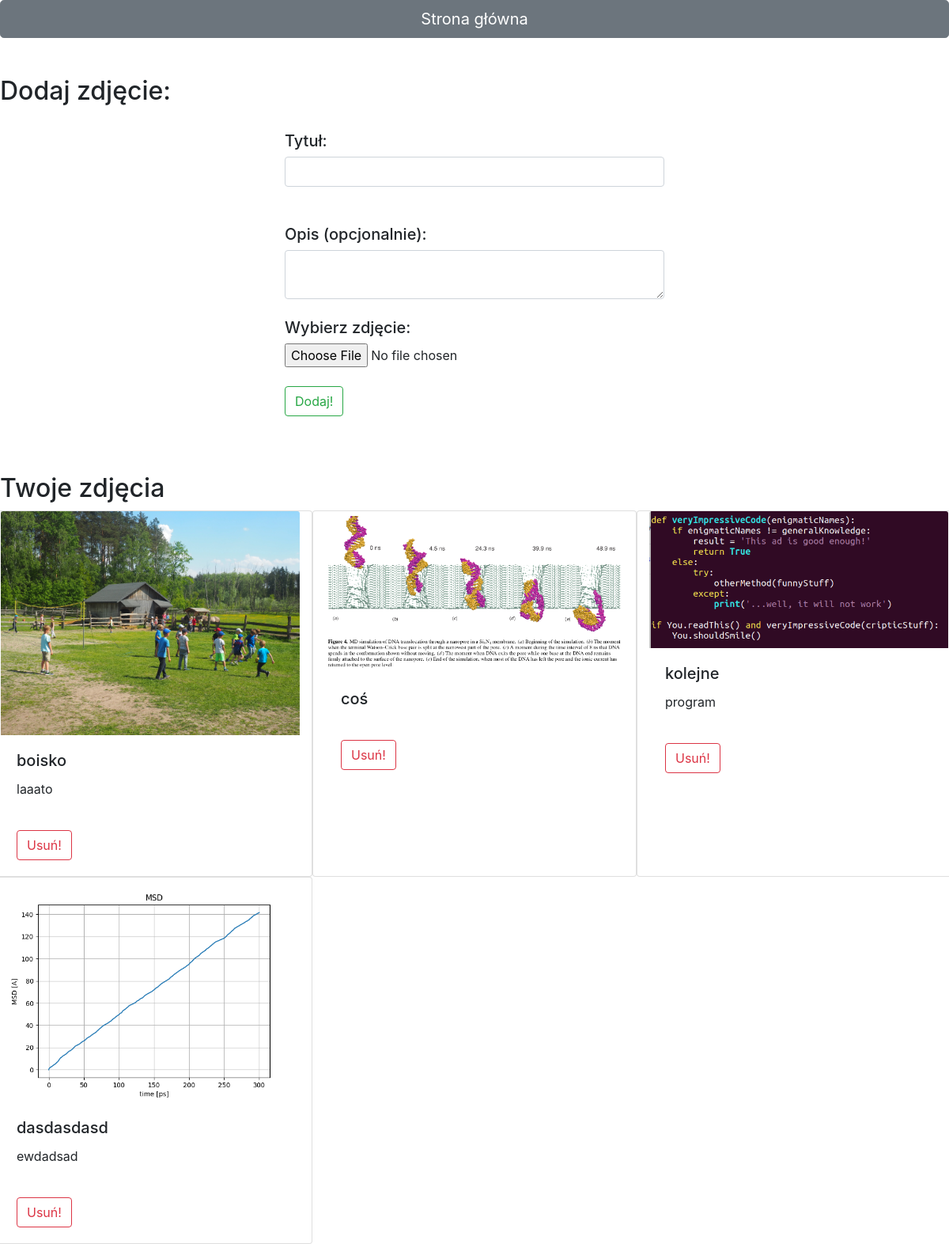
The page /main/photos/ (signed in) on the database as committed earlier.
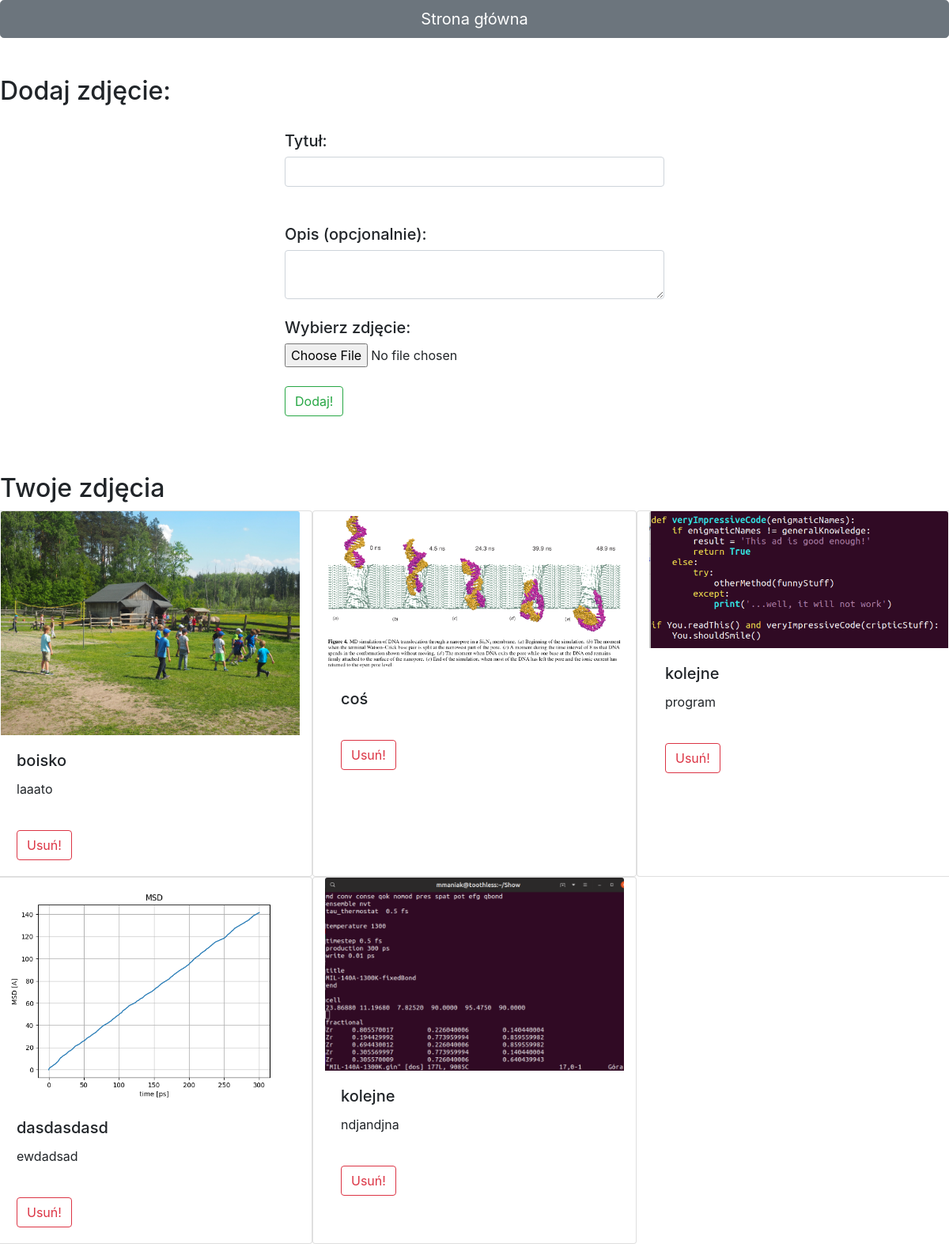
The same page on the database as committed later.
### logged/models.py (models this page shows, shortened)
class Photo(models.Model):
    author = models.CharField(max_length=256, default='None')
    title = models.CharField(max_length=256, default='None', blank=True, help_text='Title, optional')
    desc = models.TextField(blank=True, help_text='Description, optional')
    date = models.DateTimeField(auto_now=True)
    photo = models.ImageField(upload_to = './')

### logged/views.py (the view, shortened to what this page needs)
# urls.py: path('photos/', Photos, name='photos'),
@login_required
def Photos(request):
    if request.method=='GET':
        user = request.user.username
        photos = Photo.objects.filter(author=user)
        return render(request, 'logged/photos.html', {'photos':photos, 'img_form':ImageForm()})

### logged/forms.py
class ImageForm(ModelForm):
    img = forms.ImageField()
    class Meta:
        model = Photo
        fields = ('img',)

### logged/templates/logged/photos.html (shortened to what this page needs)
<!doctype html>
<html lang="pl">
  {% load static %}
  <head>
    <link rel="stylesheet" href="https://stackpath.bootstrapcdn.com/bootstrap/4.4.1/css/bootstrap.min.css">
    <link rel="stylesheet" href="{% static 'Authentication/css/style.css' %}" />
  </head>
  <body>
<div><a class="btn btn-secondary btn-lg btn-block" href="{% url 'logedin' %}">Strona główna</a></div>
<br><br>
<h2>Dodaj zdjęcie:</h2>
<div class="center-form">
    <form method="POST" enctype="multipart/form-data">
        <input type="hidden" name="form_type" value="add_photo" class="form-control"><br>
        <h5>Tytuł:</h5>
        <input id="photo" name="title" class="form-control"><br><br>
        <h5>Opis (opcjonalnie):</h5>
        <textarea name="desc" class="form-control"></textarea><br>
        <h5>Wybierz zdjęcie:</h5>
        <input type="file" name="photo_file"> <br> <br>
         <button type="submit" class="btn btn-outline-success" action="{% url 'photos' %}">Dodaj!</button>
    </form>
</div>
<br><br><br>
<h2> Twoje zdjęcia </h2>
<div class="row">
    {% for photo in photos %}
    <div class="card col-sm-4" style="width: 18rem;">
      <img class="card-img-top" src="{{ photo.photo.url }}" alt="Card image cap">
      <div class="card-body">
        <h5 class="card-title">{{ photo.title }}</h5>
        <p class="card-text">{{ photo.desc }}</p>
            <form method="POST">
                <input type="hidden" name="photo_id" value="{{ photo.pk }}" ><br>
                <button type="submit" class="btn btn-outline-danger">Usuń!</button>
            </form>
      </div>
    </div>
    {% endfor %}
</div>
  </body>
</html>

Rows that differ between the two databases and show on the page:
added Photo: photo (picture), title "kolejne", desc "ndjandjna"
